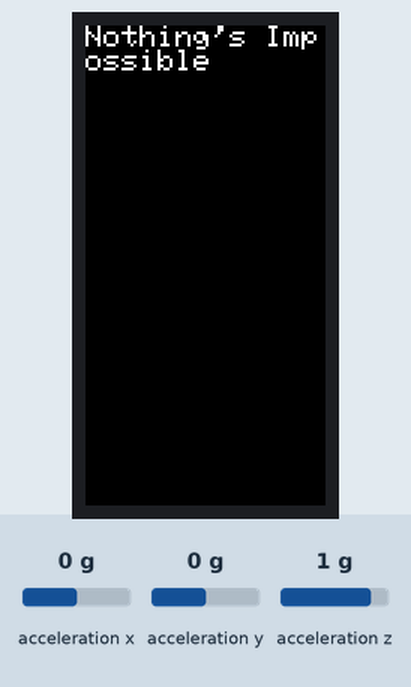
Recording of a sketch running on a simulated ESP32. On the bench: 80×160 colour display. The inputs (shaded band) are chosen by the test bench; at power-on: acceleration x 0 g, acceleration y 0 g, acceleration z 1 g. WiFi joins after 1.5 s; servers stay silent unless stated; no MQTT or app messages arrive unless stated; what the sketch prints to the serial monitor is not drawn.

Above: at 0.2 s.

The sketch:

nothing_impossible_haptic_gloves.ino
```cpp
#include <WiFi.h>
#include <M5StickC.h>
#include <PubSubClient.h>

float accuracy_x = 0.0F;
float accuracy_y = 0.0F;
float accuracy_z = 0.0F;

WiFiClient espClient;
PubSubClient client(espClient);

void setup() {
    Serial.begin(115200);
    M5.begin();
    M5.IMU.Init();
    M5.Lcd.print("Nothing's Impossible");

    char wirelessMessage[256];
    sprintf(wirelessMessage, "%s Connecting to %s", "[M5Stack]", "iPhone7");
    Serial.println(wirelessMessage);

    WiFi.mode(WIFI_STA);
    WiFi.begin("iPhone7", "12345678");

    while (WiFi.status() != WL_CONNECTED) {
        delay(1024);
        Serial.println("[M5Stack] Let's try to connecting the wifi...");
    }

    client.setServer("45.130.141.210", 1883);
    client.setBufferSize(4096);

    while (!client.connected()) {
        Serial.println("[M5Stack] Attempting MQTT broker connection...");

        if (client.connect("hardware_8ad968f8")) {
        Serial.println("[M5Stack] MQTT broker has been connected.");

        } else {
            char failedBrokerMessage[128];
            sprintf(failedBrokerMessage, "[M5Stack] Failed to connection, RC=%d", client.state());
            Serial.println(failedBrokerMessage);
            Serial.println("[M5Stack] Will try again in 5 seconds.");
            delay(5120);
        }
    }
}

void loop() {
    M5.IMU.getAccelData(&accuracy_x, &accuracy_y, &accuracy_z);

    char payload_accuracy_axis[256];
    sprintf(payload_accuracy_axis, "{\"gyro_x\":\"%f\",\"gyro_y\":\"%f\",\"gyro_z\":\"%f\"}", accuracy_x, accuracy_y, accuracy_z);

    Serial.println(payload_accuracy_axis);

    client.publish("nothing/hardware/cartesian/axis/gloves", payload_accuracy_axis);
}
```
